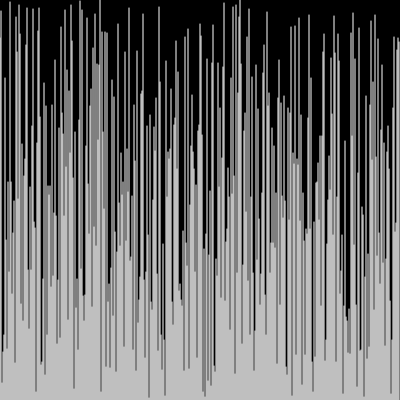
Frame 1 (no input)
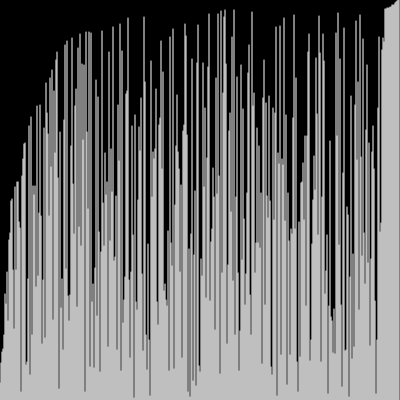
Frame 60 (no input)
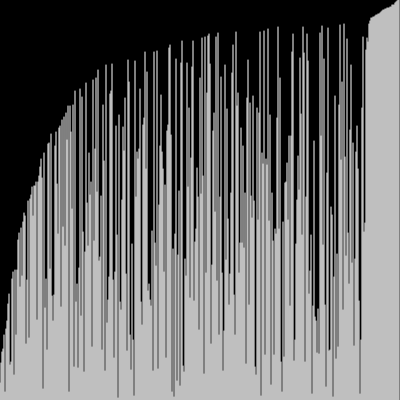
Frame 120 (the mouse pressed at the canvas centre since frame 60)

The p5.js sketch that drew these frames (run headless with seeded random() and noise() and a simulated clock; from frame 60 on, the mouse is pressed at the canvas centre):

// p5.js sketch
// ── sketch.js
let values = [];
let i = 0;
let j = 0;


function setup() {
  createCanvas(400, 400);
  values = [400];
  // gets 400 random whole numbers 1 - height 
  for (let i = 1; i < width; i++) {
    values.push(Math.floor(Math.random() * (400 - 1 + 1)) + 1); // creates 400 random hexidecimal colors
  }
  // sorted yay.. values = sort(values)
}

function draw() {
  background(0);
  // loop that runs bubble sort 100 times a second
  for (let k = 0; k < 100; k++) {
    bubbleSort();
  }

  for (let i = 0; i < values.length; i++) {
    stroke(255);
    line(i, height, i, height - values[i]); // draws line with value at index i
  }
}


const bubbleSort = () => {
  let a = values[j];
  let b = values[j + 1];
   if (a > b) {
      swap(values, j, j + 1)
    }
    
    j = j + 1;
    if (i < values.length) {
      if (j >= values.length-i-1) {
      j = 0;
      i = i + 1;
    }
    else {
      console.log("finished");
    }

    }
}


const swap = (values,a, b) => {
  let tempA = values[a];
  values[a] = values[b]
  values[b] = tempA;
}
